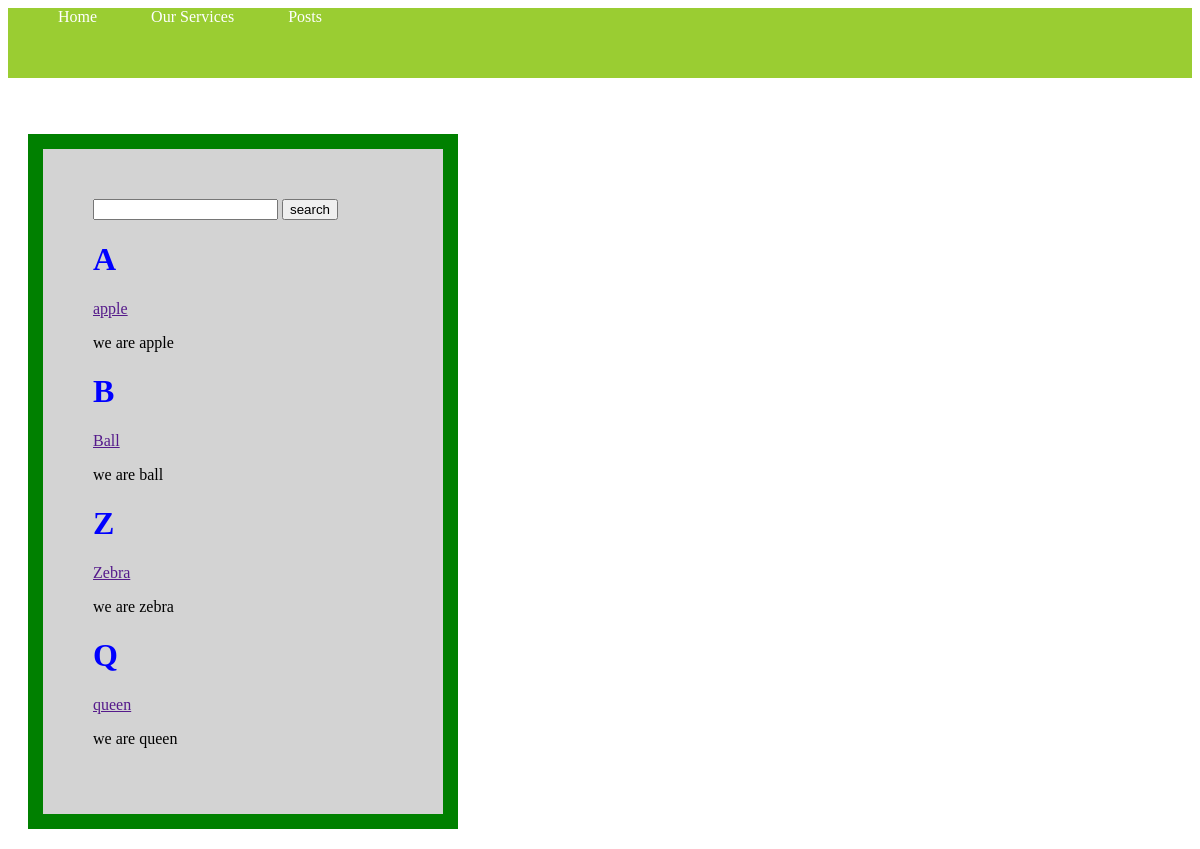
Page /ourservices on the committed database.
### service/models.py (models this page shows)
class Service(models.Model):
    service_icon=models.CharField(max_length=50)
    service_name=models.CharField(max_length=50)
    service_des=models.TextField()

### projects/views.py (the view)
# urls.py: path('ourservices',views.ourservices,name="ourservices"),
def ourservices(request):
    servicesData=Service.objects.all()
    if request.method=="GET":
        st=request.GET.get('inputService')
        if st!=None:
            servicesData=Service.objects.filter(service_name__icontains=st)
    data={
        'servicesData':servicesData
    }
    return render(request,"ourservices.html",data)

### templates/ourservices.html
{% load static %}
{% include "header.html" %}
<link rel="stylesheet" href="{% static '/main.css' %}">
<br>
<br>
<div class="box1">
    <form method="GET">
        <input type="text" name="inputService" value={{st}}>
        <input type="submit" value="search">
    </form>
    {% for n in servicesData %}
    <h1>{{n.service_icon}}</h1>
    <a href="">{{n.service_name}}</a>
    <p>{{n.service_des|safe|lower}}</p>
    {% empty %}
    No record found
    {% endfor %}
</div>

### static/main.css (style rules this page uses)
h1 { size: 20px; color: blue; }
div.box1 { background-color: lightgrey; width: 300px; border: 15px solid green; padding: 50px; margin: 20px; }

### rows in the picture
Service: service_icon "A", service_name "apple", service_des "we are apple"
Service: service_icon "B", service_name "Ball", service_des "we are ball"
Service: service_icon "Z", service_name "Zebra", service_des "we are zebra"
Service: service_icon "Q", service_name "queen", service_des "we are queen"
